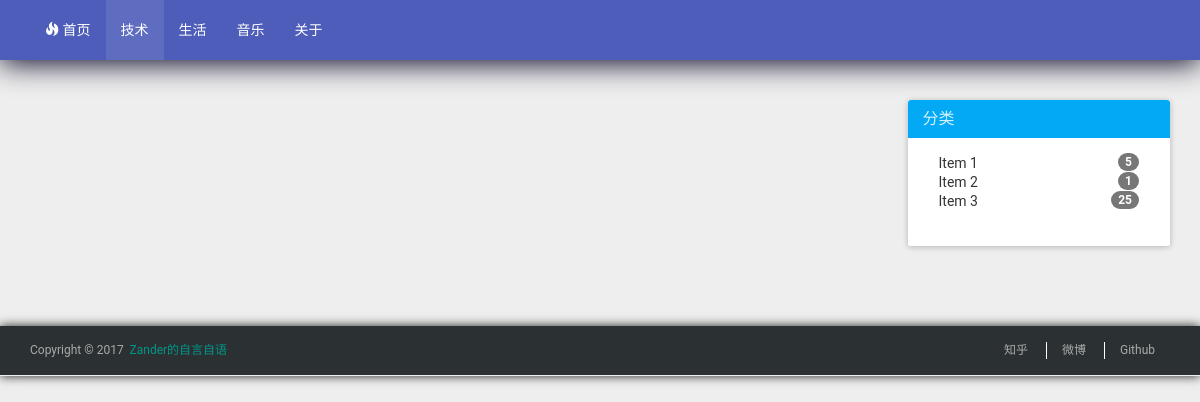
The app's page /, older data.
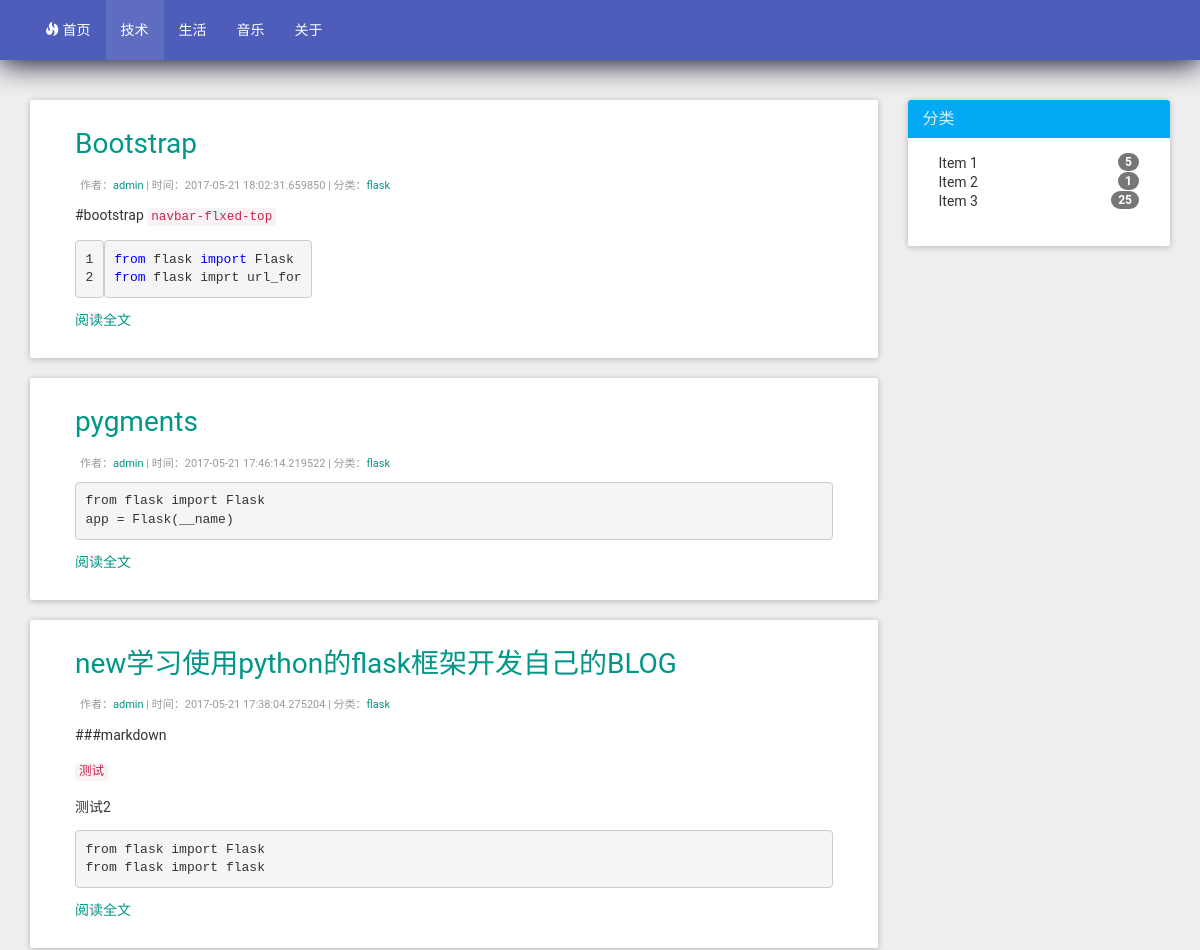
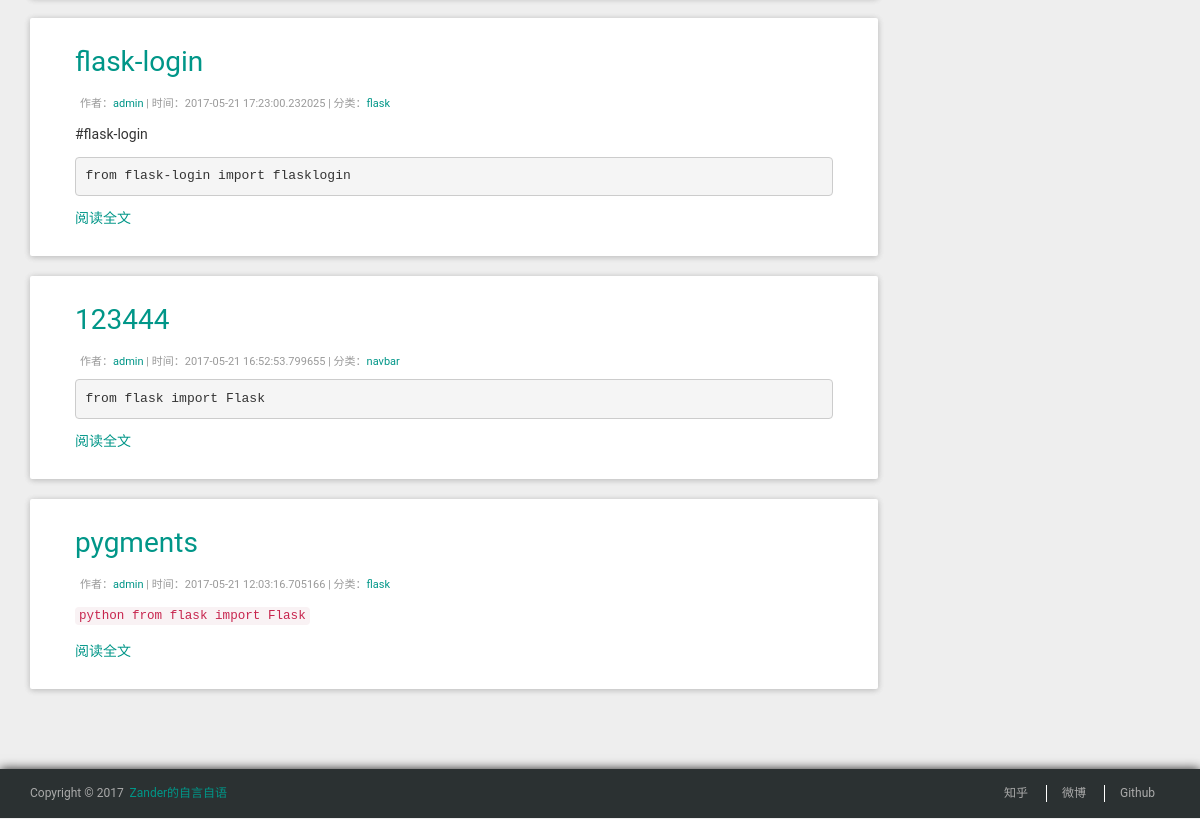
The same page, newer data (2 pictures, top to bottom).
### app/models.py (models this page shows, shortened)
class Post(db.Model):
    __tablename__ = 'post'
    id = db.Column(db.Integer, primary_key=True)
    title = db.Column(db.String(32), unique=True)
    body = db.Column(db.Text)
    body_html = db.Column(db.Text)
    timestamp = db.Column(db.DateTime, index=True, default=datetime.utcnow)
    author_id = db.Column(db.Integer, db.ForeignKey('user.id'))
    category_id = db.Column(db.Integer, db.ForeignKey('category.id'))
    visibled = db.Column(db.Boolean, default=False)

class User(db.Model, UserMixin):
    __tablename__ = 'user'
    id = db.Column(db.Integer, primary_key=True)
    posts = db.relationship('Post', backref='author', lazy='dynamic')
    userName = db.Column(db.String(32))
    email = db.Column(db.String(64), unique=True, index=True)
    password_hash = db.Column(db.String(128))
    @property
    def password(self):
        raise AttributeError(u'该属性只读')

class Category(db.Model):
    __tablename__ = 'category'
    id = db.Column(db.Integer, primary_key=True)
    type = db.relationship('Post', backref='posttype', lazy='dynamic')
    menuid = db.Column(db.Integer, db.ForeignKey('menus.id'))
    categoryName = db.Column(db.String(32), unique=True, index=True)
    orderNo = db.Column(db.Integer)
    visibled = db.Column(db.Boolean, default=False)

### app/main/views.py (the view)
@main.route('/')
@main.route('/<int:page>/')
def index(page=1):
    posts = Post.query.order_by(Post.timestamp.desc()).paginate(page, per_page=10,
                                                              error_out=False)
    return render_template('main/index.html', posts=posts)

### app/templates/main/index.html
{% extends 'main/main-base.html' %}
{% import 'admin/_macro.html' as helpers %}
{% block content %}
    <div class="row">
        <div class="col-md-9">
            {% for post in posts.items %}
                <div class="panel panel-default">
                    <div class="panel-body">
                        <h3 class="post-title"><a href="#">{{ post.title }}</a></h3>
                        <div class="post-meta">
                            <span>作者：<a href="#">{{ post.author.userName }}</a> | </span>
                            <span>时间：{{ post.timestamp }} | </span>
                            <span>分类：<a href="#">{{ post.posttype.categoryName }}</a></span>
                        </div>
                        <div class="post-content">
                            {% if post.body_html %}
                                {{ post.body_html|safe }}
                            {% else %}
                                {{ post.body }}
                            {% endif %}
                            <p class="more">
                                <a href="">阅读全文</a>
                            </p>
                        </div>
                    </div>
                </div>
            {% endfor %}
        </div>
        <div class="col-md-3">
            <div class="panel panel-info">
                <div class="panel-heading">
                    <h3 class="panel-title">分类</h3>
                </div>
                <div class="panel-body">
                    <ul class="list-group">
                        <li class="list-group-item">
                            <span class="badge">5</span>
                            Item 1
                        </li>
                        <li class="list-group-item">
                            <span class="badge">1</span>
                            Item 2
                        </li>
                        <li class="list-group-item">
                            <span class="badge">25</span>
                            Item 3
                        </li>
                    </ul>
                </div>
            </div>
        </div>
    </div>
{% endblock %}

Row changes from the older to the newer data that the page shows:
added Post: title "Bootstrap", author.userName "admin", timestamp "2017-05-21 18:02:31.659850", posttype.categoryName "flask", body_html "#bootstrap navbar-flxed-top 1 2 from flask import Flask from flask imprt url_for"
added Post: title "pygments", author.userName "admin", timestamp "2017-05-21 17:46:14.219522", posttype.categoryName "flask", body_html "from flask import Flask app = Flask(__name)"
added Post: title "new学习使用python的flask框架开发自己的BLOG", author.userName "admin", timestamp "2017-05-21 17:38:04.275204", posttype.categoryName "flask", body_html "###markdown 测试 测试2 from flask import Flask from flask import flask"
added Post: title "flask-login", author.userName "admin", timestamp "2017-05-21 17:23:00.232025", posttype.categoryName "flask", body_html "#flask-login from flask-login import flasklogin"
added Post: title "123444", author.userName "admin", timestamp "2017-05-21 16:52:53.799655", posttype.categoryName "navbar", body_html "from flask import Flask"
added Post: title "pygments", author.userName "admin", timestamp "2017-05-21 12:03:16.705166", posttype.categoryName "flask", body_html "python from flask import Flask"
